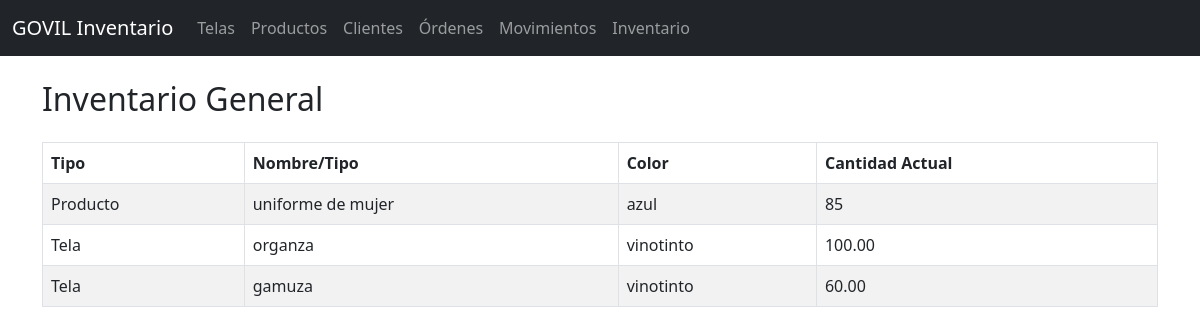
/pages/inventario.php, run on the app's committed database.
### tables this page shows
CREATE TABLE `productos` (
  `id` int(11) NOT NULL,
  `nombre` varchar(100) NOT NULL,
  `tipo` enum('uniforme','otro') DEFAULT 'uniforme',
  `color` varchar(50) DEFAULT NULL,
  `cantidad` int(11) NOT NULL,
  `precio` decimal(10,2) NOT NULL,
  `foto` varchar(255) DEFAULT NULL,
  `fecha_registro` datetime DEFAULT current_timestamp()
);

CREATE TABLE `telas` (
  `id` int(11) NOT NULL,
  `tipo` varchar(100) NOT NULL,
  `color` varchar(50) NOT NULL,
  `metros` decimal(10,2) NOT NULL,
  `costo` decimal(10,2) NOT NULL,
  `foto` varchar(255) DEFAULT NULL,
  `fecha_ingreso` datetime DEFAULT current_timestamp()
);

### pages/inventario.php (the view)
<?php
include '../includes/header.php';
include '../includes/db.php';
$productos = $conn->query("SELECT id, nombre, color, cantidad, 'Producto' as tipo FROM productos");
$telas = $conn->query("SELECT id, tipo as nombre, color, metros as cantidad, 'Tela' as tipo FROM telas");
$inventario = [];
while($p = $productos->fetch_assoc()) {
    $inventario[] = $p;
}
while($t = $telas->fetch_assoc()) {
    $inventario[] = $t;
}
?>
<h2 class="mb-4">Inventario General</h2>
<div class="table-responsive">
  <table class="table table-bordered table-striped">
    <thead>
      <tr>
        <th>Tipo</th>
        <th>Nombre/Tipo</th>
        <th>Color</th>
        <th>Cantidad Actual</th>
      </tr>
    </thead>
    <tbody>
      <?php foreach($inventario as $item): ?>
      <tr>
        <td><?= $item['tipo'] ?></td>
        <td><?= htmlspecialchars($item['nombre']) ?></td>
        <td><?= htmlspecialchars($item['color']) ?></td>
        <td><?= $item['cantidad'] ?></td>
      </tr>
      <?php endforeach; ?>
    </tbody>
  </table>
</div>
<?php include '../includes/footer.php'; ?>

### data on the page
productos: tipo "Producto", nombre "uniforme de mujer", color "azul", cantidad "85"
telas: tipo "Tela", tipo "organza", color "vinotinto", metros "100.00"
telas: tipo "Tela", tipo "gamuza", color "vinotinto", metros "60.00"
